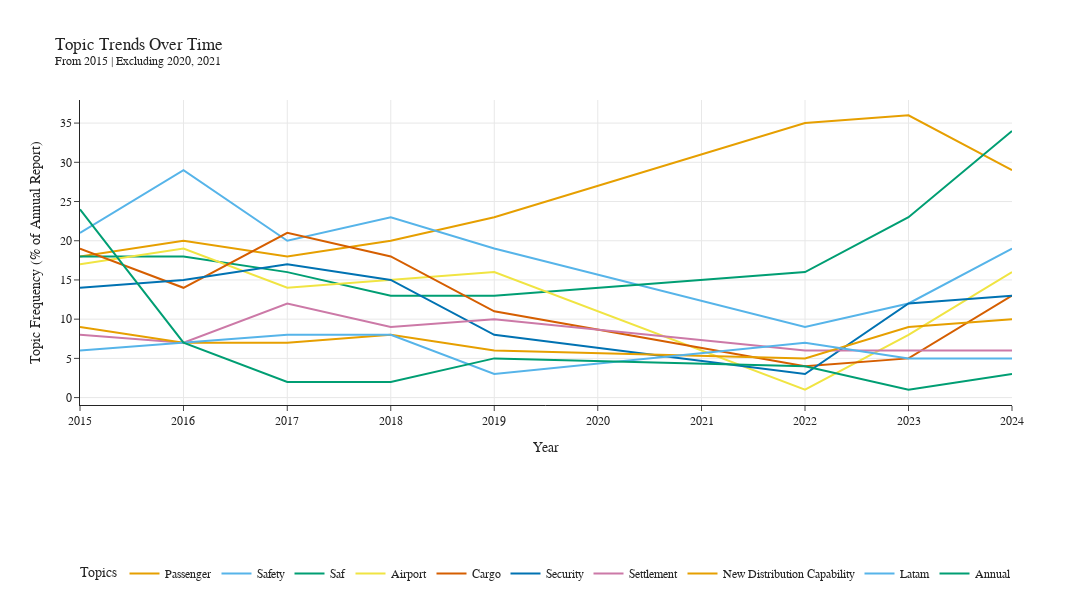

Notebook cell for this chart:
### Code cell
# ------------------------------------------------------------
# Generate topic time series and visualize trends
# ------------------------------------------------------------

timestamps = pd.to_datetime(timestamps, format="%Y")
topics_over_time = topic_model.topics_over_time(texts, timestamps, topic_model.topics_)

# Filter out junk and noise topics
# (Assuming junk_topics is already defined)
topic_freq = topic_model.get_topic_freq()
valid_topic_freq = topic_freq[
    (~topic_freq["Topic"].isin(junk_topics)) &
    (topic_freq["Topic"] != -1)
]

# Select top 10 most frequent clean topics
top_topics = valid_topic_freq.head(10)["Topic"].tolist()

# Make plot of topic frequency by year
# y-axis = % of all text chunks assigned to this topic in a given year
fig = topic_model.visualize_topics_over_time(topics_over_time, topics=top_topics)

# Apply custom colors and labels
for i, trace in enumerate(fig.data):
    topic_id = top_topics[i]
    #trace.line.color = iata_palette[i % len(iata_palette)]
    trace.name = clean_labels[topic_id]
    hover_text = trace.hovertemplate or ""
    trace.hovertemplate = f"{clean_labels[topic_id]}<extra></extra>"

# Clean up the figure layout
fig.update_layout(
    title=f"Topic Trends Over Time<br><sup>{model_label}</sup>",
    width=1200,
    height=600,
    xaxis_title="Year",
    yaxis_title="Topic Frequency (% of Annual Report)",
    legend_title="Topics",
    font=dict(family="Arial", size=12),
    legend=dict(
        orientation="h",
        yanchor="bottom",
        y=-0.6,
        xanchor="center",
        x=0.5
    )
)

output_filename = f"../outputs/topic_trends_{model_name}"
fig.write_html(f"{output_filename}.html")
fig.write_image(f"{output_filename}.png")

fig.show()

### Figure 1 — Plotly figure (JSON) as saved in the notebook; plotly's stock layout.template omitted (floating-point values rounded to 4 significant figures)
{"data": [{"hoverinfo": "text", "hovertemplate": "Passenger<extra></extra>", "hovertext": ["<b>Topic 0</b><br>Words: passenger, growth, load, cargo, year", "<b>Topic 0</b><br>Words: passenger, year, load, freight, domestic", "<b>Topic 0</b><br>Words: year, passenger, domestic, load, growth", "<b>Topic 0</b><br>Words: year, growth, load, passenger, freight", "<b>Topic 0</b><br>Words: year, passenger, cargo, domestic, growth", "<b>Topic 0</b><br>Words: cargo, demand, pandemic, passenger, travel", "<b>Topic 0</b><br>Words: cargo, passenger, america, economics, rpks", "<b>Topic 0</b><br>Words: cargo, growth, economics, year, demand"], "marker": {"color": "#E69F00"}, "mode": "lines", "name": "Passenger", "type": "scatter", "x": ["2015-01-01T00:00:00.000000000", "2016-01-01T00:00:00.000000000", "2017-01-01T00:00:00.000000000", "2018-01-01T00:00:00.000000000", "2019-01-01T00:00:00.000000000", "2022-01-01T00:00:00.000000000", "2023-01-01T00:00:00.000000000", "2024-01-01T00:00:00.000000000"], "y": [18, 20, 18, 20, 23, 35, 36, 29]}, {"hoverinfo": "text", "hovertemplate": "Safety<extra></extra>", "hovertext": ["<b>Topic 1</b><br>Words: safety, iosa, accidents, aircraft, accident", "<b>Topic 1</b><br>Words: safety, accidents, iosa, accident, aircraft", "<b>Topic 1</b><br>Words: safety, iosa, accidents, accident, isago", "<b>Topic 1</b><br>Words: safety, iosa, accidents, isago, aircraft", "<b>Topic 1</b><br>Words: safety, accident, iosa, accidents, turbulence", "<b>Topic 1</b><br>Words: safety, million flights, flights, accident, million", "<b>Topic 1</b><br>Words: safety, iosa, accidents, accident, risk", "<b>Topic 1</b><br>Words: safety, iosa, accidents, accident, risk"], "marker": {"color": "#56B4E9"}, "mode": "lines", "name": "Safety", "type": "scatter", "x": ["2015-01-01T00:00:00.000000000", "2016-01-01T00:00:00.000000000", "2017-01-01T00:00:00.000000000", "2018-01-01T00:00:00.000000000", "2019-01-01T00:00:00.000000000", "2022-01-01T00:00:00.000000000", "2023-01-01T00:00:00.000000000", "2024-01-01T00:00:00.000000000"], "y": [21, 29, 20, 23, 19, 9, 12, 19]}, {"hoverinfo": "text", "hovertemplate": "Saf<extra></extra>", "hovertext": ["<b>Topic 2</b><br>Words: emissions, saf, fuel, carbon, environmental", "<b>Topic 2</b><br>Words: emissions, environmental, carbon, saf, s", "<b>Topic 2</b><br>Words: emissions, saf, corsia, carbon, s", "<b>Topic 2</b><br>Words: saf, emissions, corsia, carbon, environmental", "<b>Topic 2</b><br>Words: saf, corsia, emissions, carbon, environmental", "<b>Topic 2</b><br>Words: emissions, saf, carbon, zero, net zero", "<b>Topic 2</b><br>Words: saf, emissions, corsia, production, net zero", "<b>Topic 2</b><br>Words: saf, emissions, carbon, corsia, net zero"], "marker": {"color": "#009E73"}, "mode": "lines", "name": "Saf", "type": "scatter", "x": ["2015-01-01T00:00:00.000000000", "2016-01-01T00:00:00.000000000", "2017-01-01T00:00:00.000000000", "2018-01-01T00:00:00.000000000", "2019-01-01T00:00:00.000000000", "2022-01-01T00:00:00.000000000", "2023-01-01T00:00:00.000000000", "2024-01-01T00:00:00.000000000"], "y": [18, 18, 16, 13, 13, 16, 23, 34]}, {"hoverinfo": "text", "hovertemplate": "Airport<extra></extra>", "hovertext": ["<b>Topic 3</b><br>Words: airport, charges, infrastructure, airports, cost", "<b>Topic 3</b><br>Words: airport, charges, infrastructure, airports, s", "<b>Topic 3</b><br>Words: airport, charges, infrastructure, airports, cost", "<b>Topic 3</b><br>Words: airport, infrastructure, charges, capacity, investment", "<b>Topic 3</b><br>Words: airport, infrastructure, charges, investment, capacity", "<b>Topic 3</b><br>Words: airports, business travel, economic regulation, travel, economic", "<b>Topic 3</b><br>Words: charges, airport, airports, infrastructure, ansps", "<b>Topic 3</b><br>Words: airport, charges, infrastructure, development, airports"], "marker": {"color": "#F0E442"}, "mode": "lines", "name": "Airport", "type": "scatter", "x": ["2015-01-01T00:00:00.000000000", "2016-01-01T00:00:00.000000000", "2017-01-01T00:00:00.000000000", "2018-01-01T00:00:00.000000000", "2019-01-01T00:00:00.000000000", "2022-01-01T00:00:00.000000000", "2023-01-01T00:00:00.000000000", "2024-01-01T00:00:00.000000000"], "y": [17, 19, 14, 15, 16, 1, 8, 16]}, {"hoverinfo": "text", "hovertemplate": "Cargo<extra></extra>", "hovertext": ["<b>Topic 4</b><br>Words: cargo, freight, e, data, lithium", "<b>Topic 4</b><br>Words: cargo, lithium, freight, data, batteries", "<b>Topic 4</b><br>Words: cargo, e, data, freight, forwarders", "<b>Topic 4</b><br>Words: cargo, data, dangerous, dangerous goods, goods", "<b>Topic 4</b><br>Words: cargo, data, s, dangerous, dangerous goods", "<b>Topic 4</b><br>Words: cargo, lithium, batteries, lithium batteries, people", "<b>Topic 4</b><br>Words: lithium, lithium battery, battery, cargo, vehicles", "<b>Topic 4</b><br>Words: cargo, ceiv, lithium, batteries, lithium batteries"], "marker": {"color": "#D55E00"}, "mode": "lines", "name": "Cargo", "type": "scatter", "x": ["2015-01-01T00:00:00.000000000", "2016-01-01T00:00:00.000000000", "2017-01-01T00:00:00.000000000", "2018-01-01T00:00:00.000000000", "2019-01-01T00:00:00.000000000", "2022-01-01T00:00:00.000000000", "2023-01-01T00:00:00.000000000", "2024-01-01T00:00:00.000000000"], "y": [19, 14, 21, 18, 11, 4, 5, 13]}, {"hoverinfo": "text", "hovertemplate": "Security<extra></extra>", "hovertext": ["<b>Topic 5</b><br>Words: security, information, smart security, smart, cyber", "<b>Topic 5</b><br>Words: security, information, pnr, risk, api", "<b>Topic 5</b><br>Words: security, smart security, smart, information, risk", "<b>Topic 5</b><br>Words: security, smart security, smart, measures, risk", "<b>Topic 5</b><br>Words: security, information, gasep, threats, governments", "<b>Topic 5</b><br>Words: security, civil, information, airspace, attacks", "<b>Topic 5</b><br>Words: security, risk, measures, screening, information", "<b>Topic 5</b><br>Words: security, information, cybersecurity, risk, sems"], "marker": {"color": "#0072B2"}, "mode": "lines", "name": "Security", "type": "scatter", "x": ["2015-01-01T00:00:00.000000000", "2016-01-01T00:00:00.000000000", "2017-01-01T00:00:00.000000000", "2018-01-01T00:00:00.000000000", "2019-01-01T00:00:00.000000000", "2022-01-01T00:00:00.000000000", "2023-01-01T00:00:00.000000000", "2024-01-01T00:00:00.000000000"], "y": [14, 15, 17, 15, 8, 3, 12, 13]}, {"hoverinfo": "text", "hovertemplate": "Settlement<extra></extra>", "hovertext": ["<b>Topic 6</b><br>Words: settlement, iss, billion, bsp, cass", "<b>Topic 6</b><br>Words: settlement, billion, iss, bsp, financial", "<b>Topic 6</b><br>Words: settlement, iss, billion, processed, bsp", "<b>Topic 6</b><br>Words: settlement, billion, iss, processed, bsp", "<b>Topic 6</b><br>Words: settlement, agents, bsp, billion, processed", "<b>Topic 6</b><br>Words: billion, processed, processed billion, settlement, financial", "<b>Topic 6</b><br>Words: billion, settlement, processed, processed billion, financial", "<b>Topic 6</b><br>Words: settlement, billion, processed, cass, bsp"], "marker": {"color": "#CC79A7"}, "mode": "lines", "name": "Settlement", "type": "scatter", "x": ["2015-01-01T00:00:00.000000000", "2016-01-01T00:00:00.000000000", "2017-01-01T00:00:00.000000000", "2018-01-01T00:00:00.000000000", "2019-01-01T00:00:00.000000000", "2022-01-01T00:00:00.000000000", "2023-01-01T00:00:00.000000000", "2024-01-01T00:00:00.000000000"], "y": [8, 7, 12, 9, 10, 6, 6, 6]}, {"hoverinfo": "text", "hovertemplate": "New Distribution Capability<extra></extra>", "hovertext": ["<b>Topic 7</b><br>Words: ndc, travel, airline, order, distribution", "<b>Topic 7</b><br>Words: ndc, travel, order, agents, standard", "<b>Topic 7</b><br>Words: ndc, order, travel, standard, distribution", "<b>Topic 7</b><br>Words: ndc, order, travel, airline, standard", "<b>Topic 7</b><br>Words: ndc, order, travel, airline, products", "<b>Topic 7</b><br>Words: retailing, airline retailing, airline, ndc, order", "<b>Topic 7</b><br>Words: ndc, order, retailing, airline, channels", "<b>Topic 7</b><br>Words: retailing, ndc, travel, offers, orders"], "marker": {"color": "#E69F00"}, "mode": "lines", "name": "New Distribution Capability", "type": "scatter", "x": ["2015-01-01T00:00:00.000000000", "2016-01-01T00:00:00.000000000", "2017-01-01T00:00:00.000000000", "2018-01-01T00:00:00.000000000", "2019-01-01T00:00:00.000000000", "2022-01-01T00:00:00.000000000", "2023-01-01T00:00:00.000000000", "2024-01-01T00:00:00.000000000"], "y": [9, 7, 7, 8, 6, 5, 9, 10]}, {"hoverinfo": "text", "hovertemplate": "Latam<extra></extra>", "hovertext": ["<b>Topic 8</b><br>Words: china, cargo, lan, express, lufthansa", "<b>Topic 8</b><br>Words: international, china, cargo, lan, express", "<b>Topic 8</b><br>Words: latam, cargo, china, international, members", "<b>Topic 8</b><br>Words: latam, china, cargo, express, international", "<b>Topic 8</b><br>Words: latam, cargo, china, members, avianca", "<b>Topic 8</b><br>Words: latam, cargo, china, international, fly", "<b>Topic 8</b><br>Words: latam, cargo, china, international, fly", "<b>Topic 8</b><br>Words: latam, cargo, china, express, fly"], "marker": {"color": "#56B4E9"}, "mode": "lines", "name": "Latam", "type": "scatter", "x": ["2015-01-01T00:00:00.000000000", "2016-01-01T00:00:00.000000000", "2017-01-01T00:00:00.000000000", "2018-01-01T00:00:00.000000000", "2019-01-01T00:00:00.000000000", "2022-01-01T00:00:00.000000000", "2023-01-01T00:00:00.000000000", "2024-01-01T00:00:00.000000000"], "y": [6, 7, 8, 8, 3, 7, 5, 5]}, {"hoverinfo": "text", "hovertemplate": "Annual<extra></extra>", "hovertext": ["<b>Topic 9</b><br>Words: commercial, world, years, s, annual", "<b>Topic 9</b><br>Words: anniversary, fl, s, annual, people", "<b>Topic 9</b><br>Words: contents, annual, offices contents, s message, message", "<b>Topic 9</b><br>Words: contents, annual, offices contents, s message, globalization", "<b>Topic 9</b><br>Words: annual, contents, borders, travel, benefits", "<b>Topic 9</b><br>Words: annual, contents, contents annual, annual contents, regulations annual", "<b>Topic 9</b><br>Words: annual, contents, board governors, governors, board", "<b>Topic 9</b><br>Words: annual, continent, contents, africa, contribution"], "marker": {"color": "#009E73"}, "mode": "lines", "name": "Annual", "type": "scatter", "x": ["2015-01-01T00:00:00.000000000", "2016-01-01T00:00:00.000000000", "2017-01-01T00:00:00.000000000", "2018-01-01T00:00:00.000000000", "2019-01-01T00:00:00.000000000", "2022-01-01T00:00:00.000000000", "2023-01-01T00:00:00.000000000", "2024-01-01T00:00:00.000000000"], "y": [24, 7, 2, 2, 5, 4, 1, 3]}], "layout": {"font": {"family": "Arial", "size": 12}, "height": 600, "hoverlabel": {"bgcolor": "white", "font": {"family": "Rockwell", "size": 16}}, "legend": {"orientation": "h", "title": {"text": "Topics"}, "x": 0.5, "xanchor": "center", "y": -0.6, "yanchor": "bottom"}, "title": {"text": "Topic Trends Over Time<br><sup>From 2015 | Excluding 2020, 2021</sup>"}, "width": 1200, "xaxis": {"showgrid": true, "title": {"text": "Year"}}, "yaxis": {"showgrid": true, "title": {"text": "Topic Frequency (% of Annual Report)"}}}}
